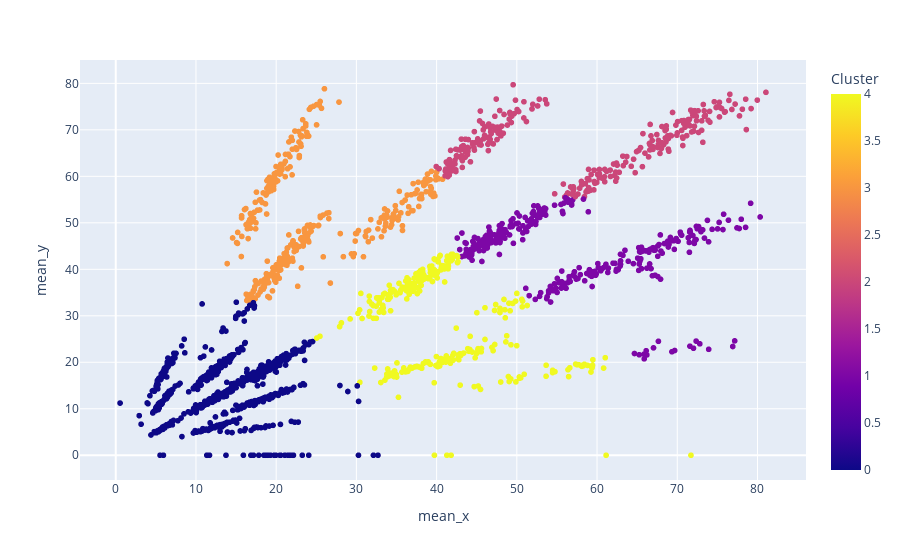

Source (notebook cell):
### Code cell
import plotly.express as px
from sklearn.cluster import KMeans

# Prepare the data
df["Gender"] = df["Male_Female"].apply(lambda x: 1 if x == "Male" else 0)
X = df[["Flight1", "Flight2", "Flight3", "Flight4", "Flight5", "Flight6"]]
X["mean_x"] = X[["Flight1", "Flight2", "Flight3"]].mean(axis=1)
X["mean_y"] = X[["Flight4", "Flight5", "Flight6"]].mean(axis=1)

# Perform K-means clustering
kmeans = KMeans(n_clusters=5, random_state=0)
kmeans.fit(X[["mean_x", "mean_y"]])

# Add the predicted clusters to the original dataframe
df["Cluster"] = kmeans.predict(X[["mean_x", "mean_y"]])

# Plot the clusters
fig = px.scatter(df, x="mean_x", y="mean_y", color="Cluster")
fig.show()

# Predict the Event based on the clusters
event_map = {
    0: "Shot Put",
    1: "Weight",
    2: "Javelin",
    3: "Discus",
    4: "Hammer"
}
df["Event"] = df["Cluster"].map(event_map)

### Figure 1 — Plotly figure (JSON) as saved in the notebook; plotly's stock layout.template omitted (floating-point values rounded to 4 significant figures; data arrays with more than 128 entries replaced by an {"elided": "..."} marker saying what was removed)
{"data": [{"hovertemplate": "mean_x=%{x}<br>mean_y=%{y}<br>Cluster=%{marker.color}<extra></extra>", "legendgroup": "", "marker": {"color": {"elided": "2098 int values"}, "coloraxis": "coloraxis", "symbol": "circle"}, "mode": "markers", "name": "", "showlegend": false, "type": "scattergl", "x": {"elided": "2098 float values"}, "xaxis": "x", "y": {"elided": "2098 float values"}, "yaxis": "y"}], "layout": {"coloraxis": {"colorbar": {"title": {"text": "Cluster"}}, "colorscale": [[0, "#0d0887"], [0.1111, "#46039f"], [0.2222, "#7201a8"], [0.3333, "#9c179e"], [0.4444, "#bd3786"], [0.5556, "#d8576b"], [0.6667, "#ed7953"], [0.7778, "#fb9f3a"], [0.8889, "#fdca26"], [1, "#f0f921"]]}, "legend": {"tracegroupgap": 0}, "margin": {"t": 60}, "xaxis": {"anchor": "y", "domain": [0, 1], "title": {"text": "mean_x"}}, "yaxis": {"anchor": "x", "domain": [0, 1], "title": {"text": "mean_y"}}}}
